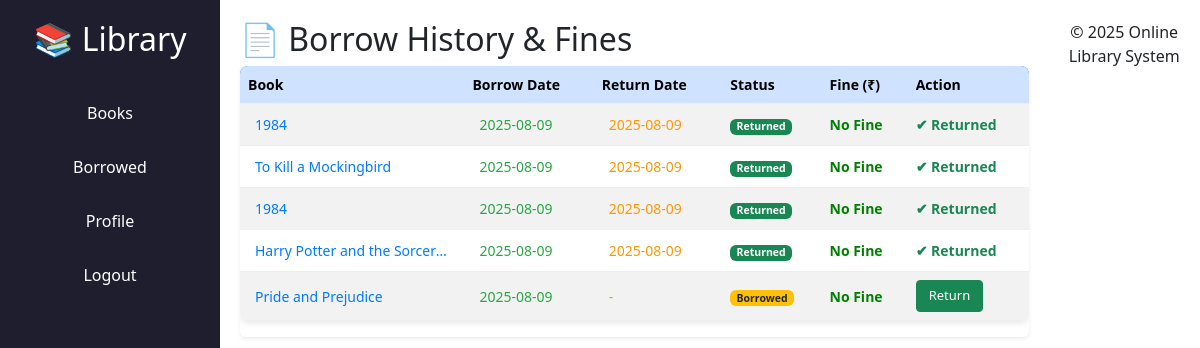
Screenshot of /index.php?controller=borrow&action=list (signed in) with the database file from the repository.
### tables this page shows
CREATE TABLE IF NOT EXISTS `borrow_records` (
  `id` int NOT NULL AUTO_INCREMENT,
  `user_id` int DEFAULT NULL,
  `book_id` int DEFAULT NULL,
  `borrow_date` date DEFAULT NULL,
  `return_date` date DEFAULT NULL,
  `status` enum('borrowed','returned') DEFAULT 'borrowed',
  PRIMARY KEY (`id`),
  KEY `user_id` (`user_id`),
  KEY `book_id` (`book_id`)
);

CREATE TABLE IF NOT EXISTS `books` (
  `id` int NOT NULL AUTO_INCREMENT,
  `title` varchar(200) DEFAULT NULL,
  `author` varchar(100) DEFAULT NULL,
  `category` varchar(100) DEFAULT NULL,
  `available` int DEFAULT '1',
  PRIMARY KEY (`id`)
);

### controllers/BorrowController.php (called while the page is built, shortened)
<?php
require_once 'models/BorrowRecord.php';
class BorrowController {
    public function list() {
        $borrow = new BorrowRecord();
        $records = $borrow->userBorrows($_SESSION['user']['id']);
        include 'views/borrows/list.php';
    }
}
?>

### models/BorrowRecord.php (called while the page is built, shortened)
<?php
require_once 'config/database.php';
class BorrowRecord {
    private $conn;
    private $table = 'borrow_records';
    public function __construct() {
        $db = new Database();
        $this->conn = $db->connect();
    }
    public function userBorrows($user_id) {
        $stmt = $this->conn->prepare("
            SELECT br.*, b.title,
            CASE
                WHEN br.status='borrowed' AND DATEDIFF(CURDATE(), br.borrow_date) > 14 THEN (DATEDIFF(CURDATE(), br.borrow_date)-14)*10
                WHEN br.status='returned' AND DATEDIFF(br.return_date, br.borrow_date) > 14 THEN (DATEDIFF(br.return_date, br.borrow_date)-14)*10
                ELSE 0
            END as fine
            FROM $this->table br
            JOIN books b ON br.book_id=b.id
            WHERE br.user_id=? ORDER BY br.borrow_date DESC
        ");
        $stmt->execute([$user_id]);
        return $stmt->fetchAll(PDO::FETCH_ASSOC);
    }
}
?>

### config/database.php (called while the page is built, shortened)
<?php
class Database {
    private $host = "localhost";
    private $db_name = "library_db";
    private $username = "root";
    private $password = "";
    public function connect() {
        $this->conn = null;
        try {
            $this->conn = new PDO("mysql:host={$this->host};dbname={$this->db_name}", $this->username, $this->password);
            $this->conn->setAttribute(PDO::ATTR_ERRMODE, PDO::ERRMODE_EXCEPTION);
        } catch (PDOException $e) {
            echo "Connection error: " . $e->getMessage();
        }
        return $this->conn;
    }
}
?>

### views/borrows/list.php (the view)
<?php include 'views/templates/header.php'; ?>
<h2>📄 Borrow History & Fines</h2>
<div class="table-responsive shadow-sm rounded">
<table class="table table-striped table-hover align-middle">
    <thead class="table-primary">
        <tr>
            <th>Book</th>
            <th>Borrow Date</th>
            <th>Return Date</th>
            <th>Status</th>
            <th>Fine (₹)</th>
            <th>Action</th>
        </tr>
    </thead>
    <tbody>
    <?php foreach($records as $r): ?>
    <tr>
        <td><?= $r['title'] ?></td>
        <td><?= htmlspecialchars($r['borrow_date']) ?></td>
        <td><?= htmlspecialchars($r['return_date'] ?? '-') ?></td>
        <td>
            <?php
                $status = strtolower($r['status']);
                if($status == 'borrowed') echo '<span class="badge bg-warning text-dark">Borrowed</span>';
                elseif($status == 'returned') echo '<span class="badge bg-success">Returned</span>';
                elseif($status == 'overdue') echo '<span class="badge bg-danger">Overdue</span>';
                else echo '<span class="badge bg-secondary">'.htmlspecialchars(ucfirst($status)).'</span>';
            ?>
        </td>
        <td style="color: <?= ($r['fine'] > 0) ? 'red' : 'green' ?>; font-weight: 600;">
            <?= ($r['fine'] > 0) ? number_format($r['fine'],2) : 'No Fine' ?>
        </td>
        <td>
            <?php if ($status == 'borrowed'): ?>
                <a href="index.php?controller=borrow&action=returnBook&id=<?= $r['id'] ?>"
                   class="btn btn-sm btn-success"
                   onclick="return confirm('Return this book?')">Return</a>
            <?php else: ?>
                <span class="text-success fw-bold">✔ Returned</span>
            <?php endif; ?>
        </td>
    </tr>
    <?php endforeach; ?>
    </tbody>
</table>
</div>
<?php include 'views/templates/footer.php'; ?>

### assets/css/style.css (style rules this page uses)
body { margin:0; font-family: 'Segoe UI', sans-serif; display:flex; }
table tbody td:nth-child(1), table tbody td:nth-child(2), table tbody td:nth-child(3) { padding: 10px 15px; font-size: 14px; color: #222; font-weight: 500; white-space: nowrap; overflow: hidden; text-overflow: ellipsis; max-width: 180px; }
table tbody td:nth-child(1) { color: #007bff; }
table tbody td:nth-child(2) { color: #28a745; }
table tbody td:nth-child(3) { color: #ff9800; }
table { width: 100%; border-collapse: collapse; background: white; border-radius: 8px; overflow: hidden; box-shadow: 0 2px 6px rgba(0,0,0,0.1); }
table thead { background: #0d6efd; color: white; font-weight: 600; }
table th, table td { padding: 10px 15px; font-size: 14px; border-bottom: 1px solid #eee; }
.badge { display: inline-block; padding: 0.25em 0.6em; font-size: 0.75em; font-weight: 700; line-height: 1; text-align: center; white-space: nowrap; vertical-align: baseline; border-radius: 0.375rem; }
.bg-success { background-color: #198754; color: white; }
.bg-warning { background-color: #ffc107; color: #212529; }
.btn { padding: 5px 12px; font-size: 13px; border-radius: 4px; text-decoration: none; cursor: pointer; }
.btn-success { background-color: #198754; color: white; }

### rows the page displays
borrow_records: book.title "1984", borrow_date "2025-08-09", return_date "2025-08-09", status "Returned"
borrow_records: book.title "To Kill a Mockingbird", borrow_date "2025-08-09", return_date "2025-08-09", status "Returned"
borrow_records: book.title "1984", borrow_date "2025-08-09", return_date "2025-08-09", status "Returned"
borrow_records: book.title "Harry Potter and the Sorcer…", borrow_date "2025-08-09", return_date "2025-08-09", status "Returned"
borrow_records: book.title "Pride and Prejudice", borrow_date "2025-08-09", return_date "-", status "Borrowed"
